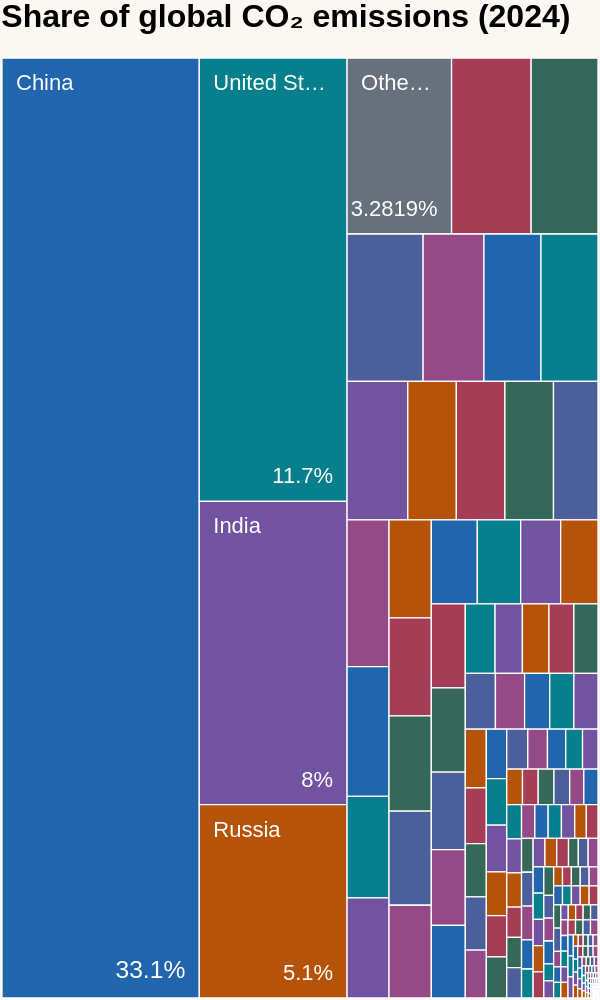

Vega-Lite specification for this chart:
### Vega-Lite specification from a JSON file in a GitHub repository (floating-point values rounded to 4 significant figures; data arrays with more than 128 entries replaced by an {"elided": "..."} marker saying what was removed)
{"$schema": "https://vega.github.io/schema/vega-lite/v5.json", "description": "2024 world CO2 emissions shares. Includes all 207 countries and territories from co2_emissions_by_country_2024_no_extra_column.csv. Other countries is the unallocated residual of 3.2818746 percentage points; no specific countries are inferred. Layout coordinates were precomputed from supplied shares with squarification, and require regeneration when source values change.", "width": "container", "height": 500, "autosize": {"type": "fit", "contains": "padding", "resize": true}, "padding": 0, "data": {"values": {"elided": "208 records"}}, "layer": [{"mark": {"type": "rect", "stroke": "#ffffff", "strokeWidth": 0.65}, "encoding": {"x": {"field": "x0", "type": "quantitative", "axis": null, "scale": {"domain": [0, 1000.0], "nice": false, "zero": false}}, "x2": {"field": "x1"}, "y": {"field": "y0", "type": "quantitative", "axis": null, "scale": {"domain": [0, 650.0], "nice": false, "zero": false, "reverse": true}}, "y2": {"field": "y1"}, "color": {"field": "fill", "type": "nominal", "scale": null, "legend": null}, "tooltip": [{"field": "country", "type": "nominal", "title": "Country / territory"}, {"field": "share_label", "type": "nominal", "title": "Share of world"}, {"field": "co2_tonnes", "type": "quantitative", "title": "CO2 emissions (tonnes)", "format": ",.0f"}, {"field": "year", "type": "ordinal", "title": "Year"}, {"field": "note", "type": "nominal", "title": "Data note"}]}}, {"transform": [{"filter": "datum.rw * width / 1000 >= 48 && datum.rh * height / 650 >= 38"}], "mark": {"type": "text", "align": "left", "baseline": "top", "dx": 7, "dy": 7, "color": "white", "fontWeight": "normal", "fontSize": {"expr": "min(42, max(11, min(datum.rw * width / 1000 / 10, datum.rh * height / 650 / 4)))"}, "limit": {"expr": "max(0, datum.rw * width / 1000 - 14)"}, "ellipsis": "…"}, "encoding": {"x": {"field": "tx", "type": "quantitative", "axis": null, "scale": {"domain": [0, 1000.0], "nice": false, "zero": false}}, "y": {"field": "ty", "type": "quantitative", "axis": null, "scale": {"domain": [0, 650.0], "nice": false, "zero": false, "reverse": true}}, "text": {"field": "country"}, "tooltip": [{"field": "country", "type": "nominal", "title": "Country / territory"}, {"field": "share_label", "type": "nominal", "title": "Share of world"}, {"field": "co2_tonnes", "type": "quantitative", "title": "CO2 emissions (tonnes)", "format": ",.0f"}, {"field": "year", "type": "ordinal", "title": "Year"}, {"field": "note", "type": "nominal", "title": "Data note"}]}}, {"transform": [{"filter": "datum.rw * width / 1000 >= 48 && datum.rh * height / 650 >= 38"}], "mark": {"type": "text", "align": "right", "baseline": "bottom", "dx": -7, "dy": -7, "color": "white", "fontSize": {"expr": "min(32, max(11, min(datum.rw * width / 1000 / 8, datum.rh * height / 650 / 4)))"}}, "encoding": {"x": {"field": "bx", "type": "quantitative", "axis": null, "scale": {"domain": [0, 1000.0], "nice": false, "zero": false}}, "y": {"field": "by", "type": "quantitative", "axis": null, "scale": {"domain": [0, 650.0], "nice": false, "zero": false, "reverse": true}}, "text": {"field": "share_label"}, "tooltip": [{"field": "country", "type": "nominal", "title": "Country / territory"}, {"field": "share_label", "type": "nominal", "title": "Share of world"}, {"field": "co2_tonnes", "type": "quantitative", "title": "CO2 emissions (tonnes)", "format": ",.0f"}, {"field": "year", "type": "ordinal", "title": "Year"}, {"field": "note", "type": "nominal", "title": "Data note"}]}}], "config": {"font": "Arial", "background": "#faf8f1", "view": {"stroke": null}}, "title": {"text": "Share of global CO₂ emissions (2024)", "anchor": "start", "fontSize": 16, "offset": 12}}
